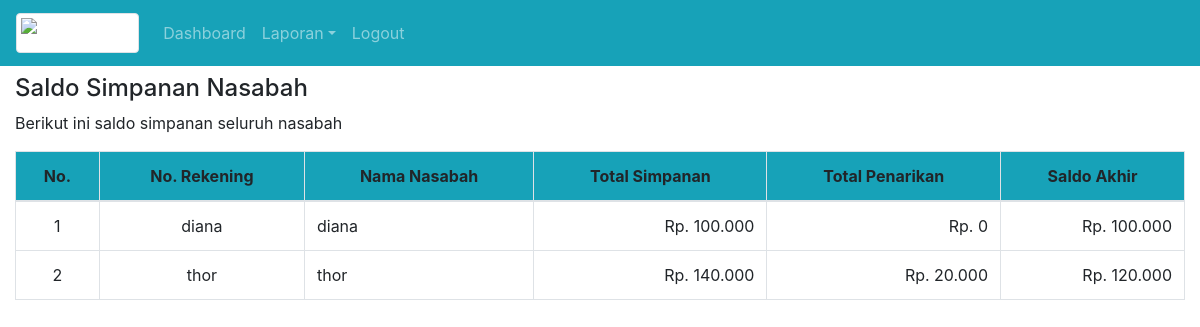
Screenshot of /index.php?modul=SimpananSaldo (signed in) with the database file from the repository.
### tables this page shows
CREATE TABLE `datanasabah` (
  `NoRekening` char(11) NOT NULL,
  `NamaNasabah` varchar(150) NOT NULL,
  `JenisKelamin` enum('L','P') NOT NULL,
  `TempatLahir` varchar(150) NOT NULL,
  `TanggalLahir` date NOT NULL,
  `NoHandphone` varchar(20) NOT NULL,
  `AlamatNasabah` mediumtext NOT NULL,
  `tglDaftar` datetime NOT NULL DEFAULT current_timestamp()
);

### fungsi.php (called while the page is built, shortened)
<?php
function HitungTotalSimpanan($NoRekening){
	$sqlTotalSimpanan=mysqli_query($GLOBALS['koneksi'],"SELECT SUM(Jumlah) as JmlSimpanan FROM dataSimpanan WHERE NoRekening='$NoRekening' AND MutasiSimpanan='Simpan'");
	$TotalSimpanan=mysqli_fetch_array($sqlTotalSimpanan,MYSQLI_ASSOC);
	return 'Rp. '.number_format($TotalSimpanan['JmlSimpanan'],0,',','.');
}
function HitungTotalPenarikan($NoRekening){
	$sqlTotalPenarikan=mysqli_query($GLOBALS['koneksi'],"SELECT SUM(Jumlah) as JmlPenarikan FROM dataSimpanan WHERE NoRekening='$NoRekening' AND MutasiSimpanan='Tarik'");
	$TotalPenarikan=mysqli_fetch_array($sqlTotalPenarikan,MYSQLI_ASSOC);
	return 'Rp. '.number_format($TotalPenarikan['JmlPenarikan'],0,',','.');
}
function HitungSaldoRekening($NoRekening){
	$sqlSaldoAkhir=mysqli_query($GLOBALS['koneksi'],"SELECT NoRekening,MutasiSimpanan,sum(Jumlah) as jml FROM `dataSimpanan` WHERE NoRekening='$NoRekening' GROUP BY NoRekening,MutasiSimpanan");
	$saldo=null;
	while($SaldoAkhir=mysqli_fetch_array($sqlSaldoAkhir,MYSQLI_ASSOC)){
		 if($saldo==null){
			$saldo=	$SaldoAkhir['jml'];
			} else{
			$saldo=$saldo-$SaldoAkhir['jml'];
		 }
	}
	return 'Rp. '.number_format($saldo,0,',','.');
}
?>

### SimpananSaldo.php (the view, shortened to what this page needs)
<?php
$sql_DataNasabah=mysqli_query($koneksi,"SELECT * FROM dataNasabah");
?>
<h4>Saldo Simpanan Nasabah</h4>
<p>Berikut ini saldo simpanan seluruh nasabah</p>
<table class="table table-bordered table-hovered">
	<thead class="bg-info text-center">
		<tr>
			<th>No.</th>
			<th>No. Rekening</th>
			<th>Nama Nasabah</th>
			<th>Total Simpanan</th>
			<th>Total Penarikan</th>
			<th>Saldo Akhir</th>
		</tr>
	</thead>
	<tbody>
		<?php
		$noUrut=null;
		while($DataNasabah=mysqli_fetch_array($sql_DataNasabah,MYSQLI_ASSOC)){
		$noUrut++;
		echo '<tr>
				<td align="center">'.$noUrut.'</td>
				<td align="center">'.$DataNasabah['NoRekening'].'</td>
				<td>'.$DataNasabah['NamaNasabah'].'</td>
				<td align="right">'.HitungTotalSimpanan($DataNasabah['NoRekening']).'</td>
				<td align="right">'.HitungTotalPenarikan($DataNasabah['NoRekening']).'</td>
				<td align="right">'.HitungSaldoRekening($DataNasabah['NoRekening']).'</td>
		</tr>';
		}
		?>
	</tbody>
</table>

### rows the page displays
datanasabah: NoRekening "diana", NamaNasabah "diana", NoRekening "Rp. 100.000", NoRekening "Rp. 0"
datanasabah: NoRekening "thor", NamaNasabah "thor", NoRekening "Rp. 140.000", NoRekening "Rp. 20.000", NoRekening "Rp. 120.000"
